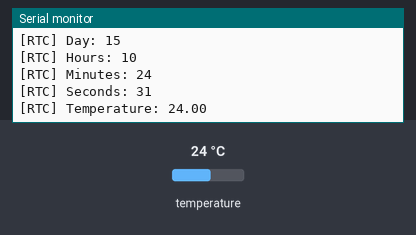
Recording of a sketch running on a simulated Arduino Uno, built with avr-gcc and run on an emulated ATmega328P. Shown: the last lines printed to the serial monitor. Inputs (shaded band) come from the test bench; at power-on: temperature 24 °C. The local clock reads 2024-03-15 10:24:30 at power-on unless the sketch sets it.

Above: at 1.8 s.
1.9 s: temperature set to 12 °C
At 3.1 s:
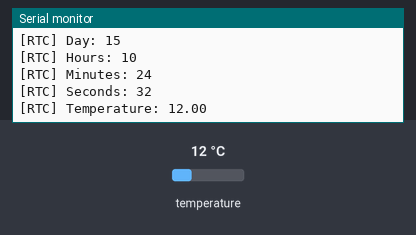
3.4 s: temperature set to 19 °C
At 3.8 s:
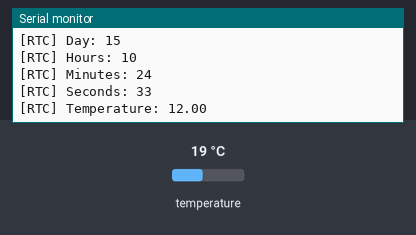
Timing chart, 0 to 6.4 s (numbered marks = the images above; inputs shaded):
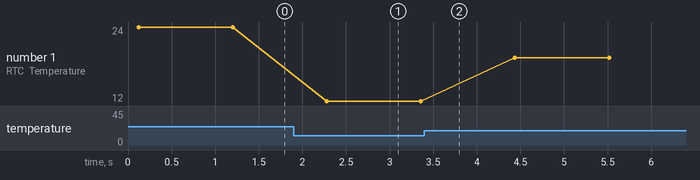

The sketch:

DS3231.ino
```cpp
#include <DS3231.h>

DS3231 clock;

int hours, minutes, seconds, year, month, day;
float temperatureRTC;

void setup() {
  Serial.begin(9600);
  clock.begin();

  Serial.println("Booting...");

  // update RTC date and time (Year, Month, Day, Hour, Minute, Second)
  // clock.setDateTime(2022, 5, 17, 21, 19, 0);
}

void loop() {
  year = clock.getDateTime().year;
  month = clock.getDateTime().month;
  day = clock.getDateTime().day;

  hours = clock.getDateTime().hour;
  minutes = clock.getDateTime().minute;
  seconds = clock.getDateTime().second;

  temperatureRTC = clock.readTemperature();

  Serial.print("[RTC] Year: ");
  Serial.println(year);
  Serial.print("[RTC] Month: ");
  Serial.println(month);
  Serial.print("[RTC] Day: ");
  Serial.println(day);

  Serial.print("[RTC] Hours: ");
  Serial.println(hours);
  Serial.print("[RTC] Minutes: ");
  Serial.println(minutes);
  Serial.print("[RTC] Seconds: ");
  Serial.println(seconds);

  Serial.print("[RTC] Temperature: ");
  Serial.println(temperatureRTC);

  Serial.println();

  delay(1000);
}
```

Measured:
- after the input at 1.9 s, the serial monitor: prints a new line after 0.38 s (image 1)
- plotted number 1: 24 → 12 after the input at 1.9 s, 12 → 19 after the input at 3.4 s
